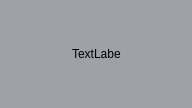
<?xml version="1.0" encoding="UTF-8"?>
<ui version="4.0">
 <class>Form</class>
 <widget class="QWidget" name="Form">
  <property name="geometry">
   <rect>
    <x>0</x>
    <y>0</y>
    <width>192</width>
    <height>108</height>
   </rect>
  </property>
  <property name="sizePolicy">
   <sizepolicy hsizetype="Fixed" vsizetype="Fixed">
    <horstretch>0</horstretch>
    <verstretch>0</verstretch>
   </sizepolicy>
  </property>
  <property name="palette">
   <palette>
    <active>
     <colorrole role="WindowText">
      <brush brushstyle="SolidPattern">
       <color alpha="255">
        <red>0</red>
        <green>0</green>
        <blue>0</blue>
       </color>
      </brush>
     </colorrole>
     <colorrole role="Button">
      <brush brushstyle="SolidPattern">
       <color alpha="255">
        <red>160</red>
        <green>161</green>
        <blue>167</blue>
       </color>
      </brush>
     </colorrole>
     <colorrole role="Light">
      <brush brushstyle="SolidPattern">
       <color alpha="255">
        <red>240</red>
        <green>241</green>
        <blue>250</blue>
       </color>
      </brush>
     </colorrole>
     <colorrole role="Midlight">
      <brush brushstyle="SolidPattern">
       <color alpha="255">
        <red>200</red>
        <green>201</green>
        <blue>208</blue>
       </color>
      </brush>
     </colorrole>
     <colorrole role="Dark">
      <brush brushstyle="SolidPattern">
       <color alpha="255">
        <red>80</red>
        <green>80</green>
        <blue>83</blue>
       </color>
      </brush>
     </colorrole>
     <colorrole role="Mid">
      <brush brushstyle="SolidPattern">
       <color alpha="255">
        <red>107</red>
        <green>107</green>
        <blue>111</blue>
       </color>
      </brush>
     </colorrole>
     <colorrole role="Text">
      <brush brushstyle="SolidPattern">
       <color alpha="255">
        <red>0</red>
        <green>0</green>
        <blue>0</blue>
       </color>
      </brush>
     </colorrole>
     <colorrole role="BrightText">
      <brush brushstyle="SolidPattern">
       <color alpha="255">
        <red>255</red>
        <green>255</green>
        <blue>255</blue>
       </color>
      </brush>
     </colorrole>
     <colorrole role="ButtonText">
      <brush brushstyle="SolidPattern">
       <color alpha="255">
        <red>0</red>
        <green>0</green>
        <blue>0</blue>
       </color>
      </brush>
     </colorrole>
     <colorrole role="Base">
      <brush brushstyle="SolidPattern">
       <color alpha="255">
        <red>255</red>
        <green>255</green>
        <blue>255</blue>
       </color>
      </brush>
     </colorrole>
     <colorrole role="Window">
      <brush brushstyle="SolidPattern">
       <color alpha="255">
        <red>160</red>
        <green>161</green>
        <blue>167</blue>
       </color>
      </brush>
     </colorrole>
     <colorrole role="Shadow">
      <brush brushstyle="SolidPattern">
       <color alpha="255">
        <red>0</red>
        <green>0</green>
        <blue>0</blue>
       </color>
      </brush>
     </colorrole>
     <colorrole role="AlternateBase">
      <brush brushstyle="SolidPattern">
       <color alpha="255">
        <red>207</red>
        <green>208</green>
        <blue>211</blue>
       </color>
      </brush>
     </colorrole>
     <colorrole role="ToolTipBase">
      <brush brushstyle="SolidPattern">
       <color alpha="255">
        <red>255</red>
        <green>255</green>
        <blue>220</blue>
       </color>
      </brush>
     </colorrole>
     <colorrole role="ToolTipText">
      <brush brushstyle="SolidPattern">
       <color alpha="255">
        <red>0</red>
        <green>0</green>
        <blue>0</blue>
       </color>
      </brush>
     </colorrole>
     <colorrole role="PlaceholderText">
      <brush brushstyle="SolidPattern">
       <color alpha="128">
        <red>0</red>
        <green>0</green>
        <blue>0</blue>
       </color>
      </brush>
     </colorrole>
    </active>
    <inactive>
     <colorrole role="WindowText">
      <brush brushstyle="SolidPattern">
       <color alpha="255">
        <red>0</red>
        <green>0</green>
        <blue>0</blue>
       </color>
      </brush>
     </colorrole>
     <colorrole role="Button">
      <brush brushstyle="SolidPattern">
       <color alpha="255">
        <red>160</red>
        <green>161</green>
        <blue>167</blue>
       </color>
      </brush>
     </colorrole>
     <colorrole role="Light">
      <brush brushstyle="SolidPattern">
       <color alpha="255">
        <red>240</red>
        <green>241</green>
        <blue>250</blue>
       </color>
      </brush>
     </colorrole>
     <colorrole role="Midlight">
      <brush brushstyle="SolidPattern">
       <color alpha="255">
        <red>200</red>
        <green>201</green>
        <blue>208</blue>
       </color>
      </brush>
     </colorrole>
     <colorrole role="Dark">
      <brush brushstyle="SolidPattern">
       <color alpha="255">
        <red>80</red>
        <green>80</green>
        <blue>83</blue>
       </color>
      </brush>
     </colorrole>
     <colorrole role="Mid">
      <brush brushstyle="SolidPattern">
       <color alpha="255">
        <red>107</red>
        <green>107</green>
        <blue>111</blue>
       </color>
      </brush>
     </colorrole>
     <colorrole role="Text">
      <brush brushstyle="SolidPattern">
       <color alpha="255">
        <red>0</red>
        <green>0</green>
        <blue>0</blue>
       </color>
      </brush>
     </colorrole>
     <colorrole role="BrightText">
      <brush brushstyle="SolidPattern">
       <color alpha="255">
        <red>255</red>
        <green>255</green>
        <blue>255</blue>
       </color>
      </brush>
     </colorrole>
     <colorrole role="ButtonText">
      <brush brushstyle="SolidPattern">
       <color alpha="255">
        <red>0</red>
        <green>0</green>
        <blue>0</blue>
       </color>
      </brush>
     </colorrole>
     <colorrole role="Base">
      <brush brushstyle="SolidPattern">
       <color alpha="255">
        <red>255</red>
        <green>255</green>
        <blue>255</blue>
       </color>
      </brush>
     </colorrole>
     <colorrole role="Window">
      <brush brushstyle="SolidPattern">
       <color alpha="255">
        <red>160</red>
        <green>161</green>
        <blue>167</blue>
       </color>
      </brush>
     </colorrole>
     <colorrole role="Shadow">
      <brush brushstyle="SolidPattern">
       <color alpha="255">
        <red>0</red>
        <green>0</green>
        <blue>0</blue>
       </color>
      </brush>
     </colorrole>
     <colorrole role="AlternateBase">
      <brush brushstyle="SolidPattern">
       <color alpha="255">
        <red>207</red>
        <green>208</green>
        <blue>211</blue>
       </color>
      </brush>
     </colorrole>
     <colorrole role="ToolTipBase">
      <brush brushstyle="SolidPattern">
       <color alpha="255">
        <red>255</red>
        <green>255</green>
        <blue>220</blue>
       </color>
      </brush>
     </colorrole>
     <colorrole role="ToolTipText">
      <brush brushstyle="SolidPattern">
       <color alpha="255">
        <red>0</red>
        <green>0</green>
        <blue>0</blue>
       </color>
      </brush>
     </colorrole>
     <colorrole role="PlaceholderText">
      <brush brushstyle="SolidPattern">
       <color alpha="128">
        <red>0</red>
        <green>0</green>
        <blue>0</blue>
       </color>
      </brush>
     </colorrole>
    </inactive>
    <disabled>
     <colorrole role="WindowText">
      <brush brushstyle="SolidPattern">
       <color alpha="255">
        <red>80</red>
        <green>80</green>
        <blue>83</blue>
       </color>
      </brush>
     </colorrole>
     <colorrole role="Button">
      <brush brushstyle="SolidPattern">
       <color alpha="255">
        <red>160</red>
        <green>161</green>
        <blue>167</blue>
       </color>
      </brush>
     </colorrole>
     <colorrole role="Light">
      <brush brushstyle="SolidPattern">
       <color alpha="255">
        <red>240</red>
        <green>241</green>
        <blue>250</blue>
       </color>
      </brush>
     </colorrole>
     <colorrole role="Midlight">
      <brush brushstyle="SolidPattern">
       <color alpha="255">
        <red>200</red>
        <green>201</green>
        <blue>208</blue>
       </color>
      </brush>
     </colorrole>
     <colorrole role="Dark">
      <brush brushstyle="SolidPattern">
       <color alpha="255">
        <red>80</red>
        <green>80</green>
        <blue>83</blue>
       </color>
      </brush>
     </colorrole>
     <colorrole role="Mid">
      <brush brushstyle="SolidPattern">
       <color alpha="255">
        <red>107</red>
        <green>107</green>
        <blue>111</blue>
       </color>
      </brush>
     </colorrole>
     <colorrole role="Text">
      <brush brushstyle="SolidPattern">
       <color alpha="255">
        <red>80</red>
        <green>80</green>
        <blue>83</blue>
       </color>
      </brush>
     </colorrole>
     <colorrole role="BrightText">
      <brush brushstyle="SolidPattern">
       <color alpha="255">
        <red>255</red>
        <green>255</green>
        <blue>255</blue>
       </color>
      </brush>
     </colorrole>
     <colorrole role="ButtonText">
      <brush brushstyle="SolidPattern">
       <color alpha="255">
        <red>80</red>
        <green>80</green>
        <blue>83</blue>
       </color>
      </brush>
     </colorrole>
     <colorrole role="Base">
      <brush brushstyle="SolidPattern">
       <color alpha="255">
        <red>160</red>
        <green>161</green>
        <blue>167</blue>
       </color>
      </brush>
     </colorrole>
     <colorrole role="Window">
      <brush brushstyle="SolidPattern">
       <color alpha="255">
        <red>160</red>
        <green>161</green>
        <blue>167</blue>
       </color>
      </brush>
     </colorrole>
     <colorrole role="Shadow">
      <brush brushstyle="SolidPattern">
       <color alpha="255">
        <red>0</red>
        <green>0</green>
        <blue>0</blue>
       </color>
      </brush>
     </colorrole>
     <colorrole role="AlternateBase">
      <brush brushstyle="SolidPattern">
       <color alpha="255">
        <red>160</red>
        <green>161</green>
        <blue>167</blue>
       </color>
      </brush>
     </colorrole>
     <colorrole role="ToolTipBase">
      <brush brushstyle="SolidPattern">
       <color alpha="255">
        <red>255</red>
        <green>255</green>
        <blue>220</blue>
       </color>
      </brush>
     </colorrole>
     <colorrole role="ToolTipText">
      <brush brushstyle="SolidPattern">
       <color alpha="255">
        <red>0</red>
        <green>0</green>
        <blue>0</blue>
       </color>
      </brush>
     </colorrole>
     <colorrole role="PlaceholderText">
      <brush brushstyle="SolidPattern">
       <color alpha="128">
        <red>0</red>
        <green>0</green>
        <blue>0</blue>
       </color>
      </brush>
     </colorrole>
    </disabled>
   </palette>
  </property>
  <property name="windowTitle">
   <string>Form</string>
  </property>
  <property name="autoFillBackground">
   <bool>true</bool>
  </property>
  <layout class="QVBoxLayout" name="verticalLayout_2">
   <property name="spacing">
    <number>0</number>
   </property>
   <property name="leftMargin">
    <number>0</number>
   </property>
   <property name="topMargin">
    <number>0</number>
   </property>
   <property name="rightMargin">
    <number>0</number>
   </property>
   <property name="bottomMargin">
    <number>0</number>
   </property>
   <item>
    <layout class="QHBoxLayout" name="horizontalLayout">
     <item>
      <spacer name="horizontalSpacer">
       <property name="orientation">
        <enum>Qt::Horizontal</enum>
       </property>
       <property name="sizeHint" stdset="0">
        <size>
         <width>40</width>
         <height>20</height>
        </size>
       </property>
      </spacer>
     </item>
     <item>
      <widget class="QLabel" name="label">
       <property name="text">
        <string>TextLabe</string>
       </property>
      </widget>
     </item>
     <item>
      <spacer name="horizontalSpacer_2">
       <property name="orientation">
        <enum>Qt::Horizontal</enum>
       </property>
       <property name="sizeHint" stdset="0">
        <size>
         <width>40</width>
         <height>20</height>
        </size>
       </property>
      </spacer>
     </item>
    </layout>
   </item>
  </layout>
 </widget>
 <resources/>
 <connections/>
</ui>
